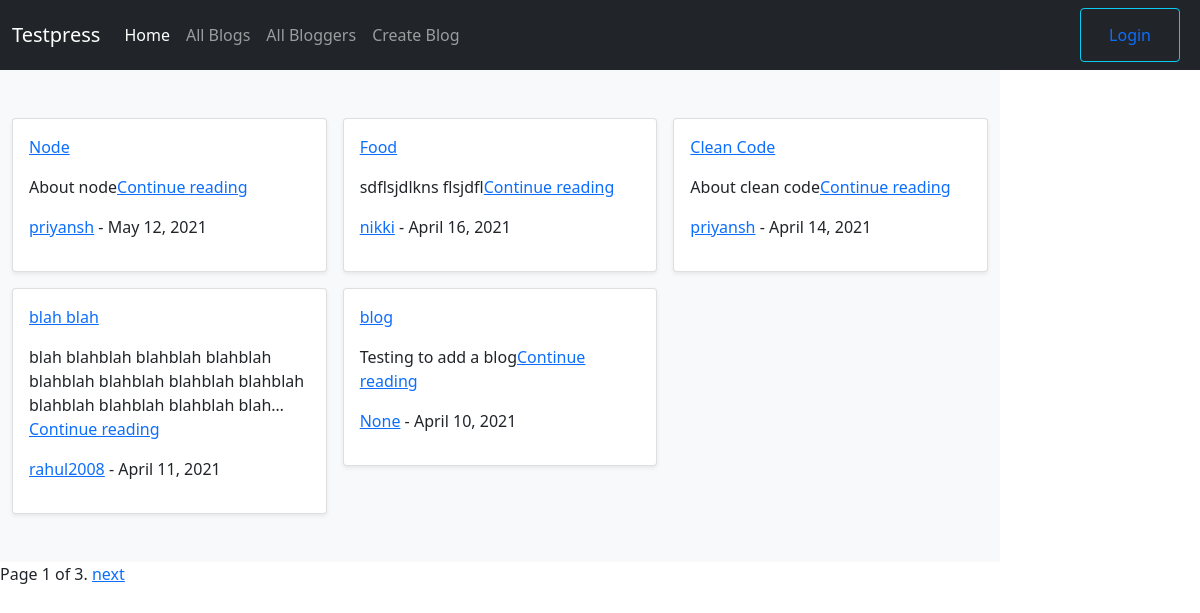
The page /blog/blogs/ on the database as committed earlier.
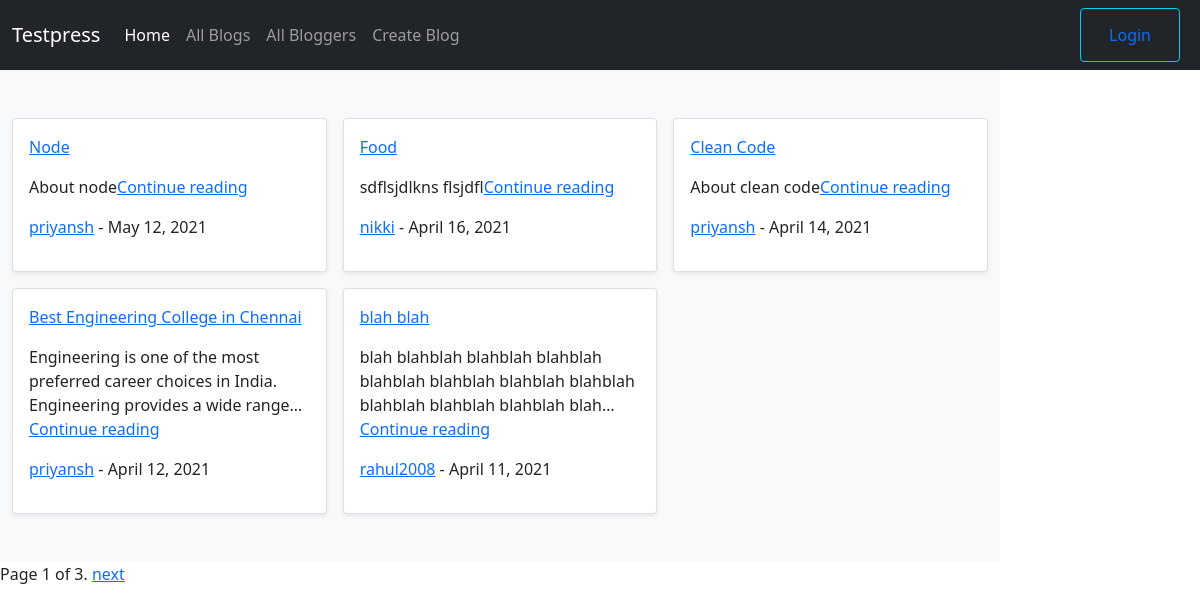
The same page on the database as committed later.
### blog/models.py (models this page shows, shortened)
class Blog(models.Model):
    title = models.CharField(max_length=200)
    blog_author = models.ForeignKey('Blogger', on_delete=models.SET_NULL, null=True)
    content = models.TextField(max_length=1000, blank=True)
    post_date = models.DateField(null=True, blank=True)
    def get_absolute_url(self):
        return reverse('blog-detail', args=[str(self.id)])

class Blogger(models.Model):
    name = models.OneToOneField(User, on_delete=models.CASCADE, null=True)
    bio_information = models.TextField(max_length=1000, null=True)
    def __str__(self):
        return f'{self.name}'

### blog/views.py (the view)
# urls.py: path('blogs/', views.BlogListView.as_view(), name='blogs'),
class BlogListView(generic.ListView):
    model = Blog
    paginate_by = 5
    def get_queryset(self):
        return Blog.objects.order_by('-post_date')

### blog/templates/blog/blog_list.html
{% extends "base_generic.html" %}
{% block content %}
<div class="album py-5 bg-light">
  <div class="container">
    <div class="row row-cols-1 row-cols-sm-2 row-cols-md-3 g-3">
      {% if blog_list %}
      {% for blog in blog_list %}
      <div class="col">
        <div class="card shadow-sm">
          <div class="card-body">
            <p><a href="{{ blog.get_absolute_url }}">{{blog.title}}</a></p>
            <p class="card-text">{{blog.content|striptags|truncatechars:100}}<a href="{{ blog.get_absolute_url }}">Continue reading</a></p>
            <p><a href="">{{blog.blog_author}}</a> - {{blog.post_date}}</p>
          </div>
        </div>
      </div>
      {% endfor %}
      {% else %}
      <p>There are no Blogs.</p>
      {% endif %}
    </div>
  </div>
</div>
{% endblock %}

### blog/templates/base_generic.html (shortened to what this page needs)
<!doctype html>
<html lang="en">
<head>
  <link href="https://cdn.jsdelivr.net/npm/bootstrap@5.0.0-beta3/dist/css/bootstrap.min.css" rel="stylesheet"
>
</head>
<body>
  <nav class="navbar navbar-expand-lg navbar-dark bg-dark">
    <div class="container-fluid">
      <a class="navbar-brand" href="https://www.testpress.in/">Testpress</a>
      <div class="collapse navbar-collapse" id="navbarSupportedContent">
        <ul class="navbar-nav me-auto mb-2 mb-lg-0">
          <li class="nav-item">
            <a class="nav-link active" aria-current="page" href="{% url 'index' %}">Home</a>
          </li>
          <li class="nav-item">
            <a class="nav-link" href="{% url 'blogs' %}">All Blogs</a>
          </li>
          <li class="nav-item">
            <a class="nav-link" href="{% url 'bloggers' %}">All Bloggers</a>
          </li>
          <li class="nav-item">
            <a class="nav-link" href="{% url 'create-blog' %}">Create Blog</a>
          </li>
        </ul>
        <div class="mx-2">
          {% if user.is_authenticated %}
          <button class="btn btn-outline-secondary">{{ user.get_username }}</button>
          <button class="btn btn-outline-info"><a class="nav-link"
              href="{% url 'logout'%}?next={{request.path}}">Logout</a></button>
          {% else %}
          <button class="btn btn-outline-info"><a class="nav-link"
              href="{% url 'login'%}?next={{request.path}}">Login</a></button>
          {% endif %}
        </div>
      </div>
    </div>
  </nav>
  <div class="col-sm-10 ">
    {% block content %}{% endblock %}
    {% block pagination %}
    {% if is_paginated %}
    <div class="pagination">
      <span class="page-links">
        <span class="page-current">
          Page {{ page_obj.number }} of {{ page_obj.paginator.num_pages }}.
        </span>
        {% if page_obj.has_next %}
        <a href="{{ request.path }}?page={{ page_obj.next_page_number }}">next</a>
        {% endif %}
      </span>
    </div>
    {% endif %}
    {% endblock %}
  </div>
</body>
</html>

Rows that differ between the two databases and show on the page:
no longer on this page (row unchanged): Blog: title "blog", content "Testing to add a blog", blog_author "None", post_date "April 10, 2021"
added Blog: title "Best Engineering College in Chennai", content "Engineering is one of the most preferred career choices in India. Engineering provides a wide range…", blog_author "priyansh", post_date "April 12, 2021"
